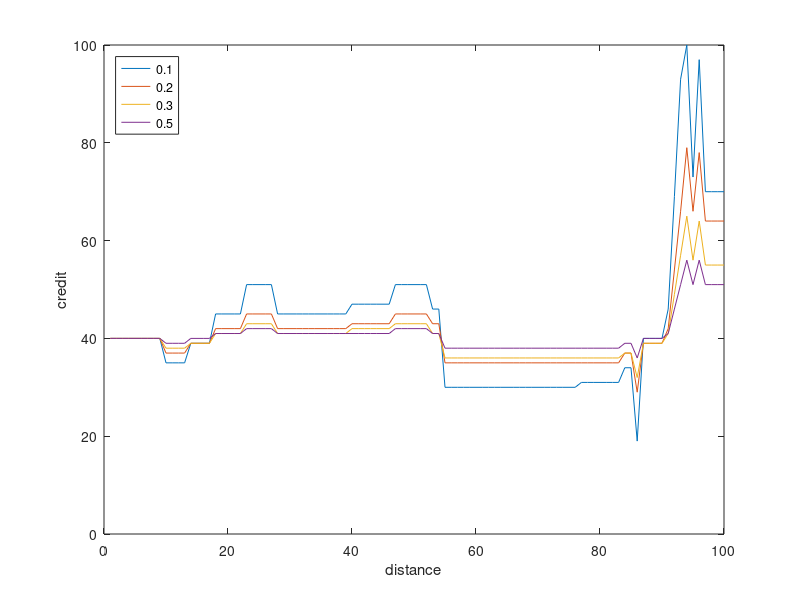

This figure's MATLAB source:
x = 1:1:100;
y80 = [40,40,40,40,40,40,40,40,40,37,37,37,37,39,39,39,39,42,42,42,42,42,45,45,45,45,45,48,48,48,48,48,48,48,48,48,48,48,48,49,49,49,49,49,49,49,51,51,51,51,51,51,49,49,42,42,42,42,42,42,42,42,42,42,42,42,42,42,42,42,42,42,42,42,42,42,41,41,41,41,41,41,41,39,39,44,54,54,54,54,57,69,81,94,100,100,100,100,100,100];
y60 = [40,40,40,40,40,40,40,40,40,37,37,37,37,30,30,30,30,31,31,31,31,31,33,33,33,33,33,29,29,29,29,29,29,29,29,29,29,29,29,30,30,30,30,30,30,30,27,27,27,27,27,27,28,28,32,32,32,32,32,32,32,32,32,32,32,32,32,32,32,32,32,32,32,32,32,32,32,32,32,32,32,32,32,30,30,21,3,3,3,3,0,7,15,23,32,41,51,51,51,51];
y40 = [40,40,40,40,40,40,40,40,40,37,37,37,37,30,30,30,30,23,23,23,23,23,17,17,17,17,17,17,17,17,17,17,17,17,17,17,17,17,17,15,15,15,15,15,15,15,11,11,11,11,11,11,7,7,0,0,0,0,0,0,0,0,0,0,0,0,0,0,0,0,0,0,0,0,0,0,0,0,0,0,0,0,0,0,0,2,0,0,0,0,1,6,0,0,0,0,0,0,0,0];
%y40 = [40,40,40,40,40,40,40,40,40,42,42,42,42,38,38,38,38,33,33,33,33,33,35,35,35,35,35,37,37,37,37,37,37,37,37,37,37,37,37,36,36,36,36,36,36,36,33,33,33,33,33,33,34,34,38,38,38,38,38,38,38,38,38,38,38,38,38,38,38,38,38,38,38,38,38,38,37,37,37,37,37,37,37,38,38,29,11,11,11,11,13,0,0,7,0,0,6,6,6,6];
% plot(x, y80, x, y60, x, y40);
% xlabel('distance');
% ylabel('credit');
% legend('80% successful verification', '60% successful verification', '40% successful verification', 'Location', 'NorthWest');

y_even_decay02 = [40,47,47,47,54,54,54,54,59,59,59,59,59,59,59,59,58,58,66,66,66,66,66,69,69,69,69,69,69,72,72,72,72,72,72,70,70,70,70,70,70,70,70,70,70,71,71,71,71,71,71,71,71,71,73,73,73,73,73,73,73,73,75,75,75,80,80,80,85,85,85,85,85,88,100,100,100,100,100,100,100,100,100,100,100,100,100,100,100,100,100,100,100,100,100,100,100,100,100,100];
y_ueven_decay02 = [40,40,40,40,40,40,40,40,40,37,37,37,37,30,30,30,30,31,31,31,31,31,33,33,33,33,33,35,35,35,35,35,35,35,35,35,35,35,35,36,36,36,36,36,36,36,38,38,38,38,38,38,40,40,47,47,47,47,47,47,47,47,47,47,47,47,47,47,47,47,47,47,47,47,47,47,48,48,48,48,48,48,48,50,50,58,74,74,74,74,71,86,75,89,100,100,100,100,100,100];
y_even_decay01 = [40,53,53,53,66,66,66,66,59,59,59,59,59,59,59,59,62,62,77,77,77,77,77,83,83,83,83,83,83,88,88,88,88,88,88,94,94,94,94,94,94,94,94,94,94,92,92,92,92,92,92,92,92,92,95,95,95,95,95,95,95,95,99,99,99,100,100,100,93,93,93,93,93,99,100,100,100,100,94,94,94,94,100,100,100,100,100,100,100,100,100,100,100,100,100,100,100,100,100,100];
y_ueven_decay01 = [40,40,40,40,40,40,40,40,40,35,35,35,35,39,39,39,39,45,45,45,45,45,38,38,38,38,38,42,42,42,42,42,42,42,42,42,42,42,42,44,44,44,44,44,44,44,40,40,40,40,40,40,44,44,56,56,56,56,56,56,56,56,56,56,56,56,56,56,56,56,56,56,56,56,56,56,57,57,57,57,57,57,57,61,61,75,100,100,100,100,100,100,100,100,100,100,100,100,100,100];
y_even_decay05 = [40,43,43,43,46,46,46,46,45,45,45,45,45,45,45,45,46,46,49,49,49,49,49,48,48,48,48,48,48,49,49,49,49,49,49,50,50,50,50,50,50,50,50,50,50,49,49,49,49,49,49,49,49,49,50,50,50,50,50,50,50,50,51,51,51,53,53,53,51,51,51,51,51,52,57,57,57,57,58,58,58,58,59,59,59,59,59,59,59,59,60,60,60,60,61,61,61,61,61,61];
y_ueven_decay05 = [40,40,40,40,40,40,40,40,40,41,41,41,41,39,39,39,39,40,40,40,40,40,41,41,41,41,41,40,40,40,40,40,40,40,40,40,40,40,40,40,40,40,40,40,40,40,39,39,39,39,39,39,38,38,40,40,40,40,40,40,40,40,40,40,40,40,40,40,40,40,40,40,40,40,40,40,40,40,40,40,40,40,40,41,41,43,37,37,37,37,38,43,48,53,58,53,58,58,58,58];
y_even_decay03 = [40,44,44,44,48,48,48,48,51,51,51,51,51,51,51,51,53,53,60,60,60,60,60,63,63,63,63,63,63,62,62,62,62,62,62,64,64,64,64,64,64,64,64,64,64,65,65,65,65,65,65,65,65,65,66,66,66,66,66,66,66,66,67,67,67,65,65,65,63,63,63,63,63,65,75,75,75,75,78,78,78,78,81,81,81,81,81,81,81,81,82,82,82,82,85,85,85,85,85,85];
y_ueven_decay03 = [40,40,40,40,40,40,40,40,40,41,41,41,41,44,44,44,44,47,47,47,47,47,45,45,45,45,45,47,47,47,47,47,47,47,47,47,47,47,47,48,48,48,48,48,48,48,50,50,50,50,50,50,52,52,58,58,58,58,58,58,58,58,58,58,58,58,58,58,58,58,58,58,58,58,58,58,59,59,59,59,59,59,59,61,61,67,61,61,61,61,64,75,69,79,90,83,93,93,93,93];
%plot(x, y_even_decay01, x, y_ueven_decay01);
% plot(x, y_even_decay03, x, y_ueven_decay03);
% axis([0 100 0 100]);
% xlabel('distance');
% ylabel('credit');
% legend('uniform distribution', 'crowded near intersection', 'Location', 'NorthWest');

y80_decay01_ueven = [40,40,40,40,40,40,40,40,40,44,44,44,44,35,35,35,35,41,41,41,41,41,47,47,47,47,47,41,41,41,41,41,41,41,41,41,41,41,41,43,43,43,43,43,43,43,47,47,47,47,47,47,42,42,54,54,54,54,54,54,54,54,54,54,54,54,54,54,54,54,54,54,54,54,54,54,55,55,55,55,55,55,55,59,59,73,100,100,100,100,100,100,100,78,100,100,100,100,100,100];
y80_decay02_ueven = [40,40,40,40,40,40,40,40,40,42,42,42,42,38,38,38,38,41,41,41,41,41,44,44,44,44,44,41,41,41,41,41,41,41,41,41,41,41,41,42,42,42,42,42,42,42,44,44,44,44,44,44,42,42,48,48,48,48,48,48,48,48,48,48,48,48,48,48,48,48,48,48,48,48,48,48,49,49,49,49,49,49,49,51,51,58,72,72,72,72,76,91,100,89,100,100,100,100,100,100];
y80_decay03_ueven = [40,40,40,40,40,40,40,40,40,41,41,41,41,38,38,38,38,40,40,40,40,40,42,42,42,42,42,40,40,40,40,40,40,40,40,40,40,40,40,41,41,41,41,41,41,41,42,42,42,42,42,42,40,40,44,44,44,44,44,44,44,44,44,44,44,44,44,44,44,44,44,44,44,44,44,44,44,44,44,44,44,44,44,45,45,50,59,59,59,59,61,71,81,74,84,94,100,100,100,100];
y80_decay05_ueven = [40,40,40,40,40,40,40,40,40,41,41,41,41,39,39,39,39,40,40,40,40,40,41,41,41,41,41,40,40,40,40,40,40,40,40,40,40,40,40,40,40,40,40,40,40,40,41,41,41,41,41,41,40,40,42,42,42,42,42,42,42,42,42,42,42,42,42,42,42,42,42,42,42,42,42,42,42,42,42,42,42,42,42,43,43,46,52,52,52,52,53,59,65,61,67,73,79,79,79,79];
y80_decay01_even = [40,53,53,53,41,41,41,41,47,47,47,47,47,47,47,47,50,50,35,35,35,35,35,40,40,40,40,40,40,44,44,44,44,44,44,39,39,39,39,39,39,39,39,39,39,41,41,41,41,41,41,41,41,41,44,44,44,44,44,44,44,44,47,47,47,56,56,56,65,65,65,65,65,71,100,100,100,100,100,100,100,100,95,95,95,95,95,95,95,95,99,99,99,99,100,100,100,100,100,100];
y80_decay02_even = [40,47,47,47,41,41,41,41,44,44,44,44,44,44,44,44,46,46,39,39,39,39,39,41,41,41,41,41,41,43,43,43,43,43,43,41,41,41,41,41,41,41,41,41,41,42,42,42,42,42,42,42,42,42,43,43,43,43,43,43,43,43,45,45,45,50,50,50,55,55,55,55,55,58,73,73,73,73,77,77,77,77,74,74,74,74,74,74,74,74,76,76,76,76,80,80,80,80,80,80];
y80_decay03_even = [40,44,44,44,40,40,40,40,42,42,42,42,42,42,42,42,43,43,38,38,38,38,38,40,40,40,40,40,40,41,41,41,41,41,41,39,39,39,39,39,39,39,39,39,39,40,40,40,40,40,40,40,40,40,41,41,41,41,41,41,41,41,42,42,42,45,45,45,48,48,48,48,48,50,60,60,60,60,63,63,63,63,61,61,61,61,61,61,61,61,62,62,62,62,64,64,64,64,64,64];
y80_decay05_even = [40,43,43,43,41,41,41,41,42,42,42,42,42,42,42,42,43,43,40,40,40,40,40,41,41,41,41,41,41,42,42,42,42,42,42,41,41,41,41,41,41,41,41,41,41,41,41,41,41,41,41,41,41,41,42,42,42,42,42,42,42,42,43,43,43,45,45,45,47,47,47,47,47,48,54,54,54,54,56,56,56,56,55,55,55,55,55,55,55,55,56,56,56,56,57,57,57,57,57,57];
%plot(x, y80_decay01_ueven, x, y80_decay02_ueven, x, y80_decay03_ueven, x, y80_decay05_ueven);
%plot(x, y80_decay01_even, x, y80_decay02_even, x, y80_decay03_even, x, y80_decay05_even);
% axis([0 100 0 100]);
% xlabel('distance');
% ylabel('credit');
% legend('0.1', '0.2', '0.3', '0.5', 'Location', 'NorthWest');

y60_decay01_even = [40,20,20,20,25,25,25,25,31,31,31,31,31,31,31,31,34,34,19,19,19,19,19,24,24,24,24,24,24,28,28,28,28,28,28,23,23,23,23,23,23,23,23,23,23,20,20,20,20,20,20,20,20,20,22,22,22,22,22,22,22,22,25,25,25,15,15,15,22,22,22,22,22,26,49,49,49,49,55,55,55,55,61,61,61,61,61,61,61,61,58,58,58,58,64,64,64,64,64,64];
y60_decay02_even = [40,30,30,30,33,33,33,33,36,36,36,36,36,36,36,36,38,38,31,31,31,31,31,33,33,33,33,33,33,35,35,35,35,35,35,33,33,33,33,33,33,33,33,33,33,31,31,31,31,31,31,31,31,31,32,32,32,32,32,32,32,32,33,33,33,28,28,28,31,31,31,31,31,33,45,45,45,45,48,48,48,48,51,51,51,51,51,51,51,51,49,49,49,49,52,52,52,52,52,52];
y60_decay03_even = [40,33,33,33,35,35,35,35,37,37,37,37,37,37,37,37,38,38,33,33,33,33,33,35,35,35,35,35,35,36,36,36,36,36,36,34,34,34,34,34,34,34,34,34,34,33,33,33,33,33,33,33,33,33,34,34,34,34,34,34,34,34,35,35,35,32,32,32,34,34,34,34,34,35,43,43,43,43,45,45,45,45,47,47,47,47,47,47,47,47,46,46,46,46,48,48,48,48,48,48];
y60_decay05_even = [40,36,36,36,37,37,37,37,38,38,38,38,38,38,38,38,39,39,36,36,36,36,36,37,37,37,37,37,37,38,38,38,38,38,38,37,37,37,37,37,37,37,37,37,37,36,36,36,36,36,36,36,36,36,36,36,36,36,36,36,36,36,37,37,37,35,35,35,36,36,36,36,36,37,42,42,42,42,43,43,43,43,44,44,44,44,44,44,44,44,43,43,43,43,44,44,44,44,44,44];
y60_decay01_ueven = [40,40,40,40,40,40,40,40,40,35,35,35,35,39,39,39,39,45,45,45,45,45,51,51,51,51,51,45,45,45,45,45,45,45,45,45,45,45,45,47,47,47,47,47,47,47,51,51,51,51,51,51,46,46,30,30,30,30,30,30,30,30,30,30,30,30,30,30,30,30,30,30,30,30,30,30,31,31,31,31,31,31,31,34,34,19,40,40,40,40,46,69,93,100,73,97,70,70,70,70];
y60_decay02_ueven = [40,40,40,40,40,40,40,40,40,37,37,37,37,39,39,39,39,42,42,42,42,42,45,45,45,45,45,42,42,42,42,42,42,42,42,42,42,42,42,43,43,43,43,43,43,43,45,45,45,45,45,45,43,43,35,35,35,35,35,35,35,35,35,35,35,35,35,35,35,35,35,35,35,35,35,35,35,35,35,35,35,35,35,37,37,29,39,39,39,39,42,54,66,79,66,78,64,64,64,64];
y60_decay03_ueven = [40,40,40,40,40,40,40,40,40,38,38,38,38,39,39,39,39,41,41,41,41,41,43,43,43,43,43,41,41,41,41,41,41,41,41,41,41,41,41,42,42,42,42,42,42,42,43,43,43,43,43,43,41,41,36,36,36,36,36,36,36,36,36,36,36,36,36,36,36,36,36,36,36,36,36,36,36,36,36,36,36,36,36,37,37,32,39,39,39,39,41,49,57,65,56,64,55,55,55,55];
y60_decay05_ueven = [40,40,40,40,40,40,40,40,40,39,39,39,39,40,40,40,40,41,41,41,41,41,42,42,42,42,42,41,41,41,41,41,41,41,41,41,41,41,41,41,41,41,41,41,41,41,42,42,42,42,42,42,41,41,38,38,38,38,38,38,38,38,38,38,38,38,38,38,38,38,38,38,38,38,38,38,38,38,38,38,38,38,38,39,39,36,40,40,40,40,41,46,51,56,51,56,51,51,51,51];
%plot(x, y60_decay01_even, x, y60_decay02_even, x, y60_decay03_even, x, y60_decay05_even);
plot(x, y60_decay01_ueven, x, y60_decay02_ueven, x, y60_decay03_ueven, x, y60_decay05_ueven);
axis([0 100 0 100]);
xlabel('distance');
ylabel('credit');
legend('0.1', '0.2', '0.3', '0.5', 'Location', 'NorthWest');